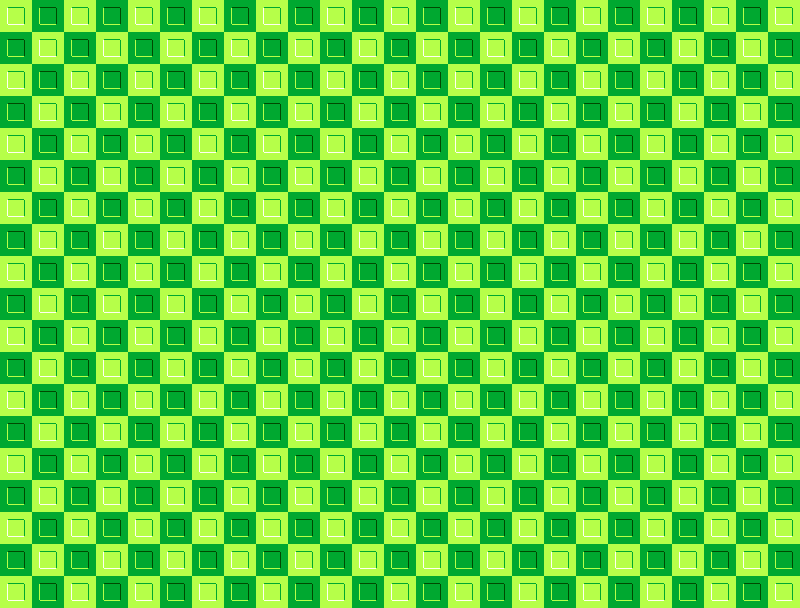

The image is a tile-based game level rendered from a .tmx file. Its description and complete source (layers, tilesets, objects, tile grids) follow:
An orthogonal 50x38 tile map with 16x16 px tiles, 1 tile layer (Tile Layer 1) and 7 objects.

<map version="1.10" tiledversion="1.11.0" orientation="orthogonal" renderorder="right-down" width="50" height="38" tilewidth="16" tileheight="16" infinite="0" nextlayerid="3" nextobjectid="9">
 <editorsettings>
  <export target="test.lua" format="lua" />
 </editorsettings>
 <tileset firstgid="1" name="ts2" tilewidth="32" tileheight="32" tilecount="4" columns="2">
  <image source="assets/ts2.png" width="64" height="64" />
 </tileset>
 <layer id="1" name="Tile Layer 1" width="50" height="38">
  <data encoding="csv">
0,0,0,0,0,0,0,0,0,0,0,0,0,0,0,0,0,0,0,0,0,0,0,0,0,0,0,0,0,0,0,0,0,0,0,0,0,0,0,0,0,0,0,0,0,0,0,0,0,0,
1,0,2,0,1,0,2,0,1,0,2,0,1,0,2,0,1,0,2,0,1,0,2,0,1,0,2,0,1,0,2,0,1,0,2,0,1,0,2,0,1,0,2,0,1,0,2,0,1,0,
0,0,0,0,0,0,0,0,0,0,0,0,0,0,0,0,0,0,0,0,0,0,0,0,0,0,0,0,0,0,0,0,0,0,0,0,0,0,0,0,0,0,0,0,0,0,0,0,0,0,
2,0,1,0,2,0,1,0,2,0,1,0,2,0,1,0,2,0,1,0,2,0,1,0,2,0,1,0,2,0,1,0,2,0,1,0,2,0,1,0,2,0,1,0,2,0,1,0,2,0,
0,0,0,0,0,0,0,0,0,0,0,0,0,0,0,0,0,0,0,0,0,0,0,0,0,0,0,0,0,0,0,0,0,0,0,0,0,0,0,0,0,0,0,0,0,0,0,0,0,0,
1,0,2,0,1,0,2,0,1,0,2,0,1,0,2,0,1,0,2,0,1,0,2,0,1,0,2,0,1,0,2,0,1,0,2,0,1,0,2,0,1,0,2,0,1,0,2,0,1,0,
0,0,0,0,0,0,0,0,0,0,0,0,0,0,0,0,0,0,0,0,0,0,0,0,0,0,0,0,0,0,0,0,0,0,0,0,0,0,0,0,0,0,0,0,0,0,0,0,0,0,
2,0,1,0,2,0,1,0,2,0,1,0,2,0,1,0,2,0,1,0,2,0,1,0,2,0,1,0,2,0,1,0,2,0,1,0,2,0,1,0,2,0,1,0,2,0,1,0,2,0,
0,0,0,0,0,0,0,0,0,0,0,0,0,0,0,0,0,0,0,0,0,0,0,0,0,0,0,0,0,0,0,0,0,0,0,0,0,0,0,0,0,0,0,0,0,0,0,0,0,0,
1,0,2,0,1,0,2,0,1,0,2,0,1,0,2,0,1,0,2,0,1,0,2,0,1,0,2,0,1,0,2,0,1,0,2,0,1,0,2,0,1,0,2,0,1,0,2,0,1,0,
0,0,0,0,0,0,0,0,0,0,0,0,0,0,0,0,0,0,0,0,0,0,0,0,0,0,0,0,0,0,0,0,0,0,0,0,0,0,0,0,0,0,0,0,0,0,0,0,0,0,
2,0,1,0,2,0,1,0,2,0,1,0,2,0,1,0,2,0,1,0,2,0,1,0,2,0,1,0,2,0,1,0,2,0,1,0,2,0,1,0,2,0,1,0,2,0,1,0,2,0,
0,0,0,0,0,0,0,0,0,0,0,0,0,0,0,0,0,0,0,0,0,0,0,0,0,0,0,0,0,0,0,0,0,0,0,0,0,0,0,0,0,0,0,0,0,0,0,0,0,0,
1,0,2,0,1,0,2,0,1,0,2,0,1,0,2,0,1,0,2,0,1,0,2,0,1,0,2,0,1,0,2,0,1,0,2,0,1,0,2,0,1,0,2,0,1,0,2,0,1,0,
0,0,0,0,0,0,0,0,0,0,0,0,0,0,0,0,0,0,0,0,0,0,0,0,0,0,0,0,0,0,0,0,0,0,0,0,0,0,0,0,0,0,0,0,0,0,0,0,0,0,
2,0,1,0,2,0,1,0,2,0,1,0,2,0,1,0,2,0,1,0,2,0,1,0,2,0,1,0,2,0,1,0,2,0,1,0,2,0,1,0,2,0,1,0,2,0,1,0,2,0,
0,0,0,0,0,0,0,0,0,0,0,0,0,0,0,0,0,0,0,0,0,0,0,0,0,0,0,0,0,0,0,0,0,0,0,0,0,0,0,0,0,0,0,0,0,0,0,0,0,0,
1,0,2,0,1,0,2,0,1,0,2,0,1,0,2,0,1,0,2,0,1,0,2,0,1,0,2,0,1,0,2,0,1,0,2,0,1,0,2,0,1,0,2,0,1,0,2,0,1,0,
0,0,0,0,0,0,0,0,0,0,0,0,0,0,0,0,0,0,0,0,0,0,0,0,0,0,0,0,0,0,0,0,0,0,0,0,0,0,0,0,0,0,0,0,0,0,0,0,0,0,
2,0,1,0,2,0,1,0,2,0,1,0,2,0,1,0,2,0,1,0,2,0,1,0,2,0,1,0,2,0,1,0,2,0,1,0,2,0,1,0,2,0,1,0,2,0,1,0,2,0,
0,0,0,0,0,0,0,0,0,0,0,0,0,0,0,0,0,0,0,0,0,0,0,0,0,0,0,0,0,0,0,0,0,0,0,0,0,0,0,0,0,0,0,0,0,0,0,0,0,0,
1,0,2,0,1,0,2,0,1,0,2,0,1,0,2,0,1,0,2,0,1,0,2,0,1,0,2,0,1,0,2,0,1,0,2,0,1,0,2,0,1,0,2,0,1,0,2,0,1,0,
0,0,0,0,0,0,0,0,0,0,0,0,0,0,0,0,0,0,0,0,0,0,0,0,0,0,0,0,0,0,0,0,0,0,0,0,0,0,0,0,0,0,0,0,0,0,0,0,0,0,
2,0,1,0,2,0,1,0,2,0,1,0,2,0,1,0,2,0,1,0,2,0,1,0,2,0,1,0,2,0,1,0,2,0,1,0,2,0,1,0,2,0,1,0,2,0,1,0,2,0,
0,0,0,0,0,0,0,0,0,0,0,0,0,0,0,0,0,0,0,0,0,0,0,0,0,0,0,0,0,0,0,0,0,0,0,0,0,0,0,0,0,0,0,0,0,0,0,0,0,0,
1,0,2,0,1,0,2,0,1,0,2,0,1,0,2,0,1,0,2,0,1,0,2,0,1,0,2,0,1,0,2,0,1,0,2,0,1,0,2,0,1,0,2,0,1,0,2,0,1,0,
0,0,0,0,0,0,0,0,0,0,0,0,0,0,0,0,0,0,0,0,0,0,0,0,0,0,0,0,0,0,0,0,0,0,0,0,0,0,0,0,0,0,0,0,0,0,0,0,0,0,
2,0,1,0,2,0,1,0,2,0,1,0,2,0,1,0,2,0,1,0,2,0,1,0,2,0,1,0,2,0,1,0,2,0,1,0,2,0,1,0,2,0,1,0,2,0,1,0,2,0,
0,0,0,0,0,0,0,0,0,0,0,0,0,0,0,0,0,0,0,0,0,0,0,0,0,0,0,0,0,0,0,0,0,0,0,0,0,0,0,0,0,0,0,0,0,0,0,0,0,0,
1,0,2,0,1,0,2,0,1,0,2,0,1,0,2,0,1,0,2,0,1,0,2,0,1,0,2,0,1,0,2,0,1,0,2,0,1,0,2,0,1,0,2,0,1,0,2,0,1,0,
0,0,0,0,0,0,0,0,0,0,0,0,0,0,0,0,0,0,0,0,0,0,0,0,0,0,0,0,0,0,0,0,0,0,0,0,0,0,0,0,0,0,0,0,0,0,0,0,0,0,
2,0,1,0,2,0,1,0,2,0,1,0,2,0,1,0,2,0,1,0,2,0,1,0,2,0,1,0,2,0,1,0,2,0,1,0,2,0,1,0,2,0,1,0,2,0,1,0,2,0,
0,0,0,0,0,0,0,0,0,0,0,0,0,0,0,0,0,0,0,0,0,0,0,0,0,0,0,0,0,0,0,0,0,0,0,0,0,0,0,0,0,0,0,0,0,0,0,0,0,0,
1,0,2,0,1,0,2,0,1,0,2,0,1,0,2,0,1,0,2,0,1,0,2,0,1,0,2,0,1,0,2,0,1,0,2,0,1,0,2,0,1,0,2,0,1,0,2,0,1,0,
0,0,0,0,0,0,0,0,0,0,0,0,0,0,0,0,0,0,0,0,0,0,0,0,0,0,0,0,0,0,0,0,0,0,0,0,0,0,0,0,0,0,0,0,0,0,0,0,0,0,
2,0,1,0,2,0,1,0,2,0,1,0,2,0,1,0,2,0,1,0,2,0,1,0,2,0,1,0,2,0,1,0,2,0,1,0,2,0,1,0,2,0,1,0,2,0,1,0,2,0,
0,0,0,0,0,0,0,0,0,0,0,0,0,0,0,0,0,0,0,0,0,0,0,0,0,0,0,0,0,0,0,0,0,0,0,0,0,0,0,0,0,0,0,0,0,0,0,0,0,0,
1,0,2,0,1,0,2,0,1,0,2,0,1,0,2,0,1,0,2,0,1,0,2,0,1,0,2,0,1,0,2,0,1,0,2,0,1,0,2,0,1,0,2,0,1,0,2,0,1,0
</data>
 </layer>
 <objectgroup id="2" name="collisions">
  <properties>
   <property name="collidable" type="bool" value="true" />
  </properties>
  <object id="1" x="0" y="0" width="16" height="608" />
  <object id="2" x="16" y="592" width="784" height="16" />
  <object id="3" x="784" y="0" width="16" height="592" />
  <object id="5" x="16" y="0" width="768" height="16" />
  <object id="6" x="93" y="66" width="235" height="181" />
  <object id="7" x="504" y="74" width="176" height="176">
   <ellipse />
  </object>
  <object id="8" x="263" y="349">
   <polygon points="0,0 -151,108 -5,158 93,98 275,179 402,101 193,1" />
  </object>
 </objectgroup>
</map>
